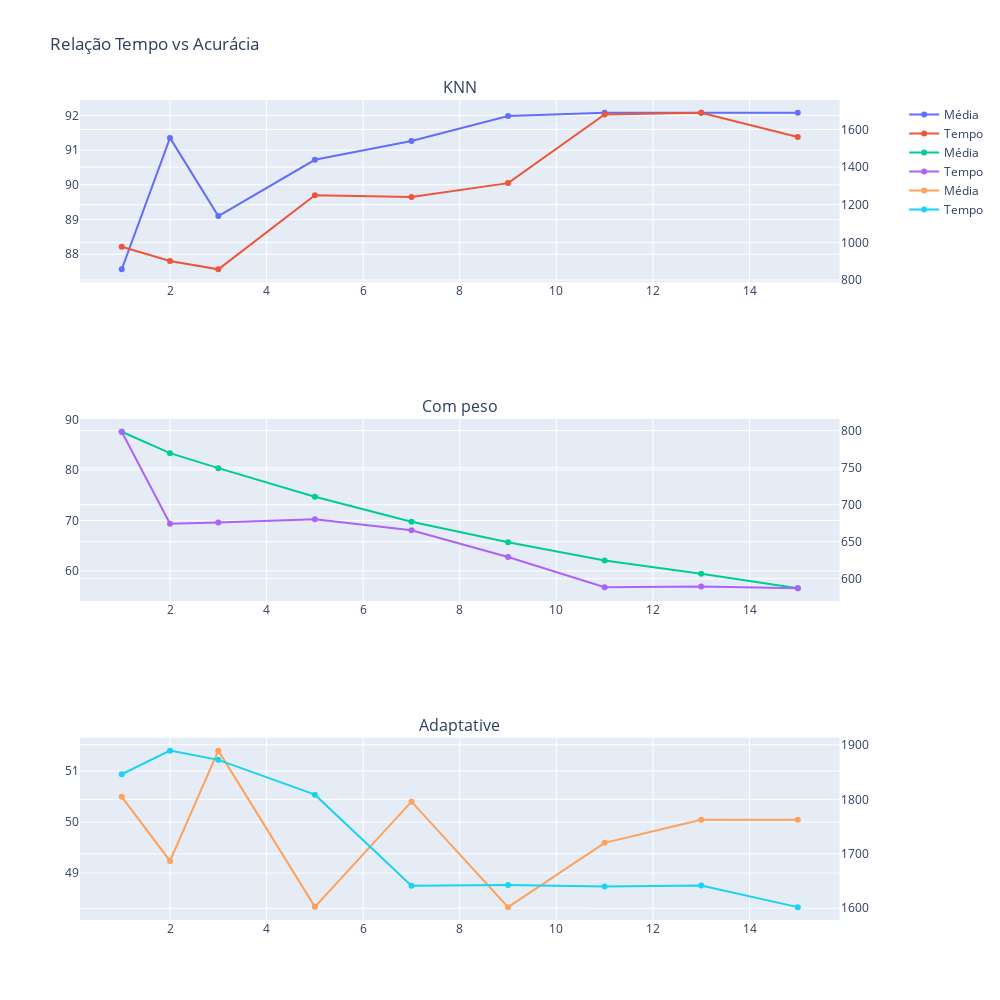

The notebook cell saved with this chart:
### Code cell
pc1_fig.show()

### Figure 1 — Plotly figure (JSON) as saved in the notebook; plotly's stock layout.template omitted (floating-point values rounded to 4 significant figures)
{"data": [{"mode": "lines+markers", "name": "Média", "type": "scatter", "x": [1, 2, 3, 5, 7, 9, 11, 13, 15], "xaxis": "x", "y": [87.57, 91.35, 89.1, 90.72, 91.26, 91.98, 92.07, 92.07, 92.07], "yaxis": "y"}, {"mode": "lines+markers", "name": "Tempo", "type": "scatter", "x": [1, 2, 3, 5, 7, 9, 11, 13, 15], "xaxis": "x", "y": [976.4, 901.1, 856.6, 1250.0, 1240.0, 1315.0, 1679.0, 1688.0, 1559.0], "yaxis": "y2"}, {"mode": "lines+markers", "name": "Média", "type": "scatter", "x": [1, 2, 3, 5, 7, 9, 11, 13, 15], "xaxis": "x2", "y": [87.57, 83.33, 80.36, 74.68, 69.72, 65.67, 62.06, 59.45, 56.56], "yaxis": "y3"}, {"mode": "lines+markers", "name": "Tempo", "type": "scatter", "x": [1, 2, 3, 5, 7, 9, 11, 13, 15], "xaxis": "x2", "y": [798.5, 674.4, 676.0, 680.3, 665.4, 629.3, 588.6, 589.6, 587.1], "yaxis": "y4"}, {"mode": "lines+markers", "name": "Média", "type": "scatter", "x": [1, 2, 3, 5, 7, 9, 11, 13, 15], "xaxis": "x3", "y": [50.5, 49.24, 51.4, 48.34, 50.4, 48.33, 49.59, 50.04, 50.04], "yaxis": "y5"}, {"mode": "lines+markers", "name": "Tempo", "type": "scatter", "x": [1, 2, 3, 5, 7, 9, 11, 13, 15], "xaxis": "x3", "y": [1846.0, 1889.0, 1872.0, 1808.0, 1641.0, 1642.0, 1640.0, 1642.0, 1602.0], "yaxis": "y6"}], "layout": {"annotations": [{"font": {"size": 16}, "showarrow": false, "text": "KNN", "x": 0.47, "xanchor": "center", "xref": "paper", "y": 1.0, "yanchor": "bottom", "yref": "paper"}, {"font": {"size": 16}, "showarrow": false, "text": "Com peso", "x": 0.47, "xanchor": "center", "xref": "paper", "y": 0.6111, "yanchor": "bottom", "yref": "paper"}, {"font": {"size": 16}, "showarrow": false, "text": "Adaptative", "x": 0.47, "xanchor": "center", "xref": "paper", "y": 0.2222, "yanchor": "bottom", "yref": "paper"}], "height": 1000, "title": {"text": "Relação Tempo vs Acurácia"}, "width": 1000, "xaxis": {"anchor": "y", "domain": [0, 0.94]}, "xaxis2": {"anchor": "y3", "domain": [0, 0.94]}, "xaxis3": {"anchor": "y5", "domain": [0, 0.94]}, "yaxis": {"anchor": "x", "domain": [0.7778, 1]}, "yaxis2": {"anchor": "x", "overlaying": "y", "side": "right"}, "yaxis3": {"anchor": "x2", "domain": [0.3889, 0.6111]}, "yaxis4": {"anchor": "x2", "overlaying": "y3", "side": "right"}, "yaxis5": {"anchor": "x3", "domain": [0, 0.2222]}, "yaxis6": {"anchor": "x3", "overlaying": "y5", "side": "right"}}}
